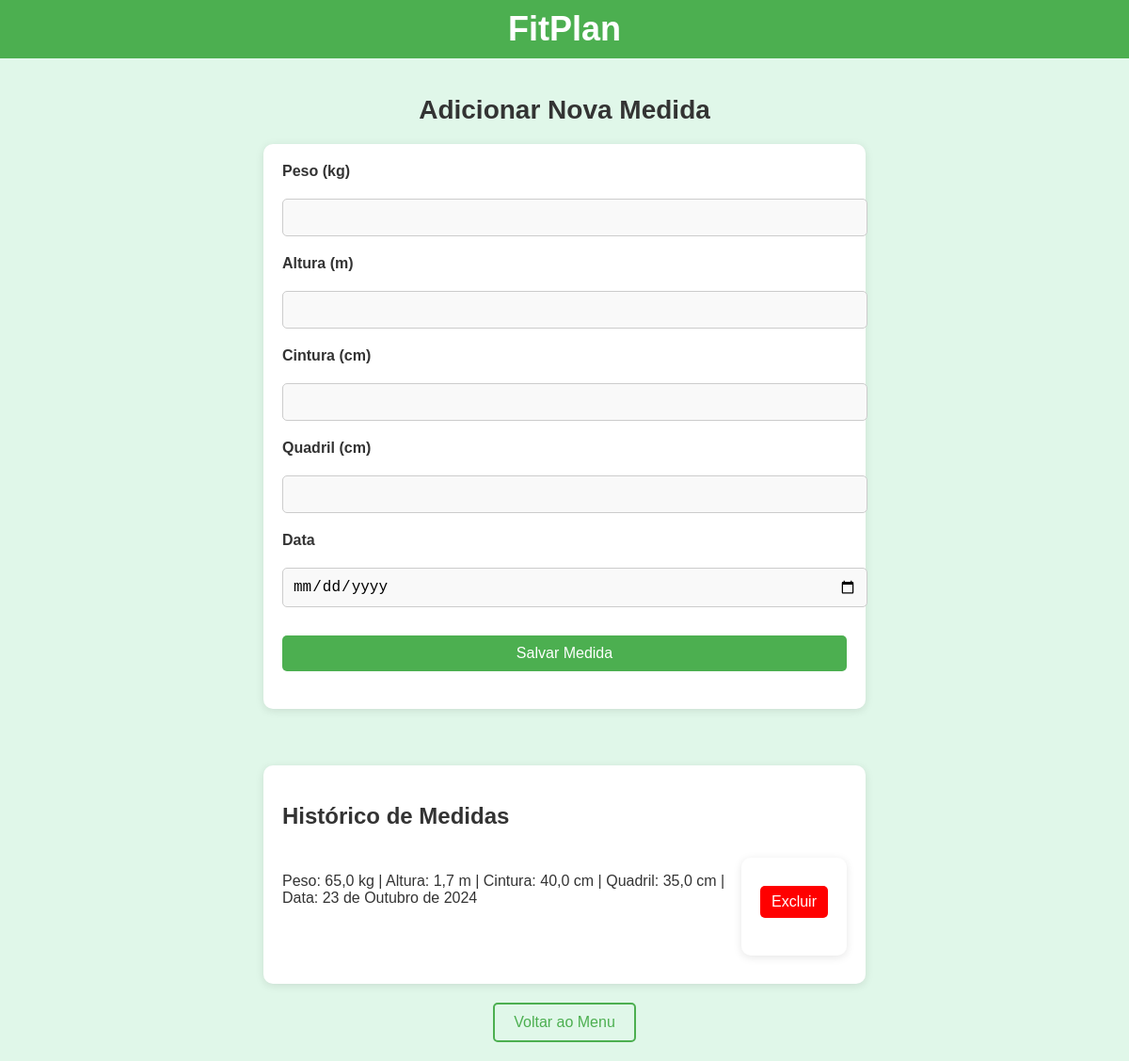
The app's page /medidas/ with its own data.
### app_fitplan/models.py (models this page shows, shortened)
class Medida(models.Model):
    peso = models.FloatField()
    altura = models.FloatField()
    cintura = models.FloatField()
    quadril = models.FloatField()
    data = models.DateField()

### app_fitplan/views.py (the view)
# urls.py: path('medidas/', views.medidas, name='medidas'),
def medidas(request):
    medidas = Medida.objects.all()
    return render(request, 'medidas.html', {'medidas': medidas})

### app_fitplan/templates/medidas.html (shortened to what this page needs)
<!DOCTYPE html>
<html lang="pt-br">
<head>
</head>
<body>
    <header>FitPlan</header>
    <div class="container">
        <h1>Adicionar Nova Medida</h1>
        <form method="post" enctype="multipart/form-data" action="/upload-medida/">
            <label for="peso">Peso (kg)</label>
            <input type="text" id="peso" name="peso" required>
            <label for="altura">Altura (m)</label>
            <input type="text" id="altura" name="altura" required>
            <label for="cintura">Cintura (cm)</label>
            <input type="text" id="cintura" name="cintura" required>
            <label for="quadril">Quadril (cm)</label>
            <input type="text" id="quadril" name="quadril" required>
            <label for="data">Data</label>
            <input type="date" id="data" name="data" required>
            <button type="submit">Salvar Medida</button>
        </form>
        <div class="historico-medidas">
            <h2>Histórico de Medidas</h2>
            {% if medidas %}
                {% for medida in medidas %}
                <div class="medida-item">
                    <div class="medida-detalhes">
                        <p>Peso: {{ medida.peso }} kg | Altura: {{ medida.altura }} m | Cintura: {{ medida.cintura }} cm | Quadril: {{ medida.quadril }} cm | Data: {{ medida.data }}</p>
                    </div>
                    <div class="medida-excluir">
                        <form action="{% url 'excluir_medida' medida.id %}" method="post">
                            <button type="submit">Excluir</button>
                        </form>
                    </div>
                </div>
                {% endfor %}
            {% else %}
                <p>Nenhuma medida registrada ainda.</p>
            {% endif %}
        </div>
        <a href="/menu/" class="btn-voltar">Voltar ao Menu</a>
    </div>
</body>
</html>

### app_fitplan/templates/medidas.html (style rules this page uses)
body { font-family: 'Poppins', sans-serif; margin: 0; padding: 0; background-color: #e0f7e9; color: #333; }
header { background-color: #4CAF50; padding: 10px; text-align: center; font-size: 36px; color: white; font-weight: bold; }
.container { display: flex; flex-direction: column; justify-content: center; align-items: center; padding: 20px; }
h1 { font-size: 28px; margin-bottom: 20px; color: #333; }
form { background-color: #fff; padding: 20px; border-radius: 10px; box-shadow: 0 2px 10px rgba(0, 0, 0, 0.1); width: 100%; max-width: 600px; margin-bottom: 30px; }
label { font-size: 16px; font-weight: bold; margin-bottom: 10px; display: block; color: #333; }
input[type="text"], input[type="date"], button { width: 100%; padding: 10px; margin-top: 10px; margin-bottom: 20px; border-radius: 5px; border: 1px solid #ccc; font-size: 16px; }
input[type="text"], input[type="date"] { background-color: #f9f9f9; }
button { background-color: #4CAF50; color: white; border: none; cursor: pointer; transition: background-color 0.3s ease; }
.btn-voltar { margin-top: 20px; padding: 10px 20px; font-size: 16px; background-color: transparent; border: 2px solid #4CAF50; color: #4CAF50; border-radius: 5px; text-decoration: none; transition: 0.3s; }
.historico-medidas { width: 100%; max-width: 600px; margin-top: 30px; background-color: #fff; padding: 20px; border-radius: 10px; box-shadow: 0 2px 10px rgba(0, 0, 0, 0.1); }
.historico-medidas h2 { margin-bottom: 20px; }
.medida-item { display: flex; justify-content: space-between; padding: 10px 0; border-bottom: 1px solid #ccc; }
.medida-item:last-child { border-bottom: none; }
.medida-detalhes { flex: 1; }
.medida-excluir { display: flex; align-items: center; }
.medida-excluir form { margin: 0; }
.medida-excluir button { background-color: red; color: white; border: none; padding: 8px 12px; cursor: pointer; border-radius: 5px; transition: background-color 0.3s ease; }

### records on screen
Medida: peso "65,0", altura "1,7", cintura "40,0", quadril "35,0", data "23 de Outubro de 2024"
